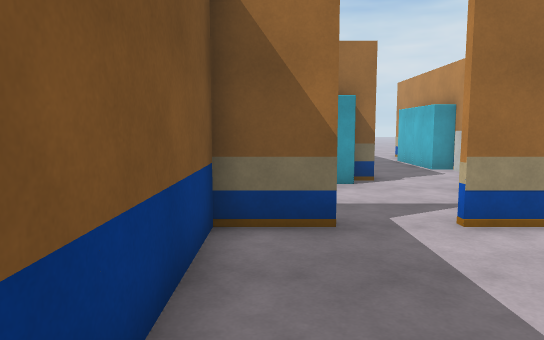
View 1 (above)

24 first-person views from a walk through a Unity game level. The camera is 1.5 m above the floor, tilts 6° down and sees 70° across. The floor is counted in squares, 1 m on a side. Each view is taken from the middle of a square. On the plan, view 1 faces up. The plan holds only what a view shows up to about 17 squares ahead; the rest is blank. The place goes on beyond the plan. The player character is not drawn. Some animated figures are left out. Door leaves are left out, so doorways stand open. Surface patterns are stand-ins for the level's own textures.

View 2
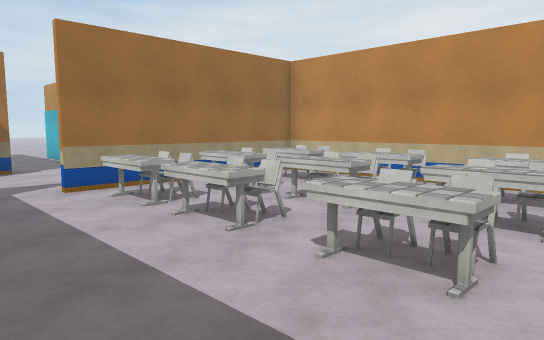

View 3
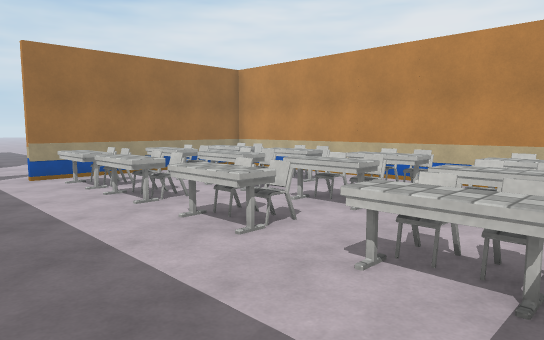

View 4
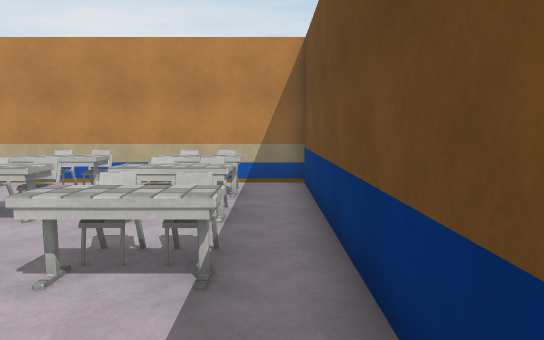

View 5
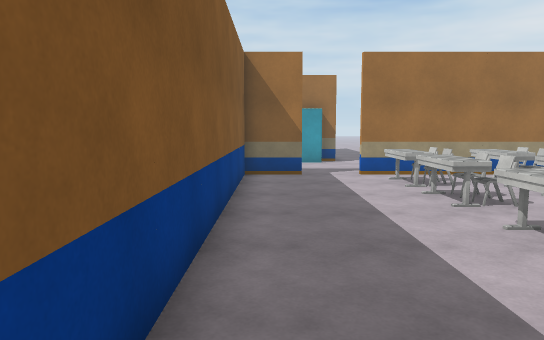

View 6
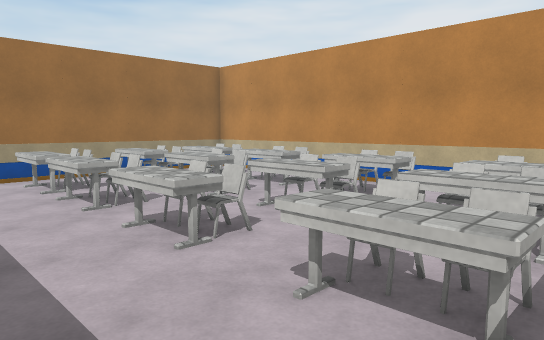

View 7
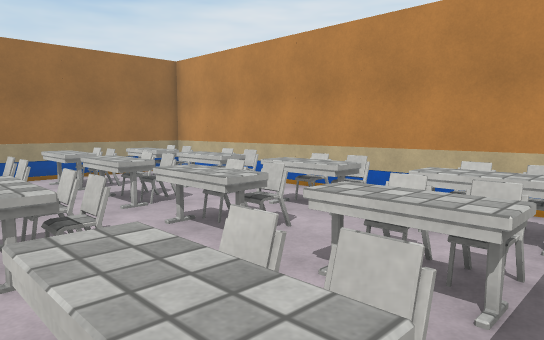

View 8
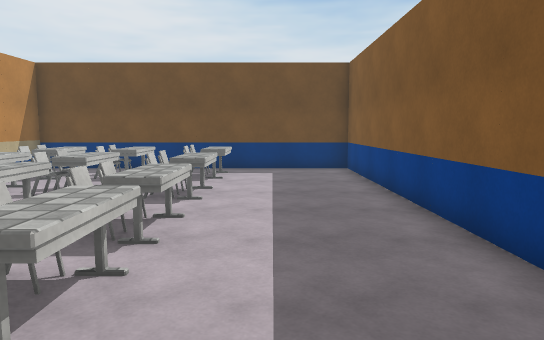

View 9
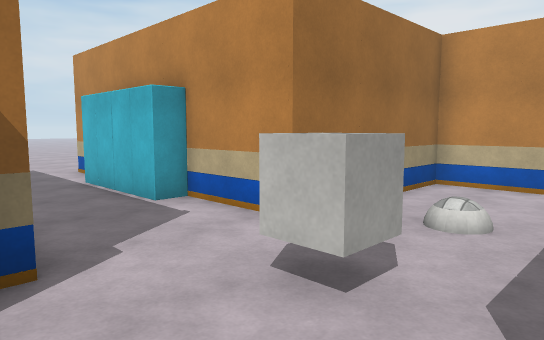

View 10
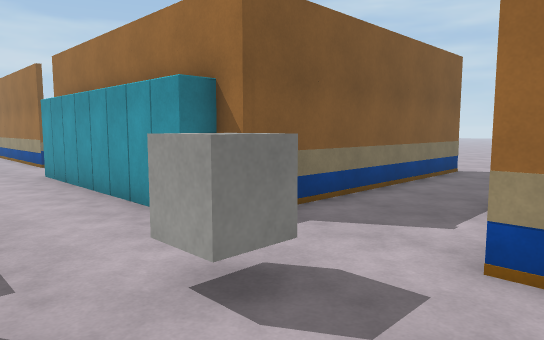

View 11
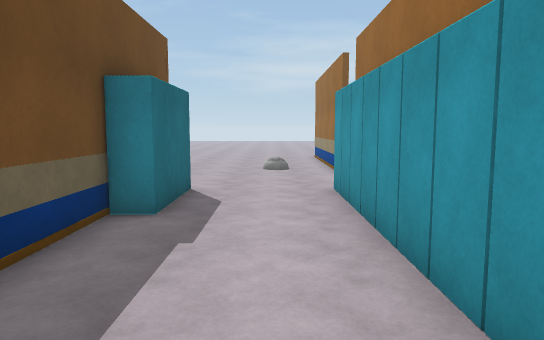

View 12
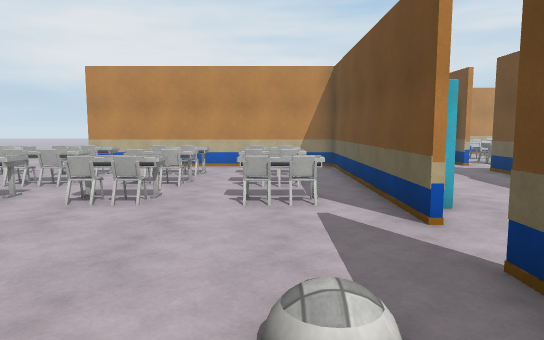

View 13
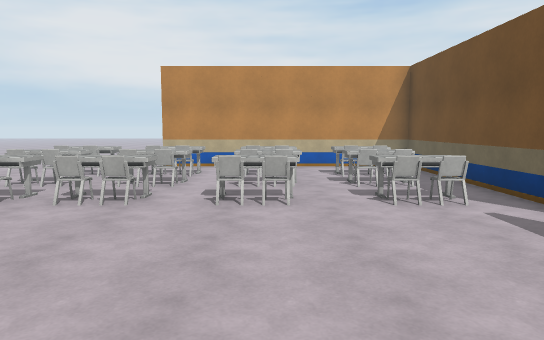

View 14
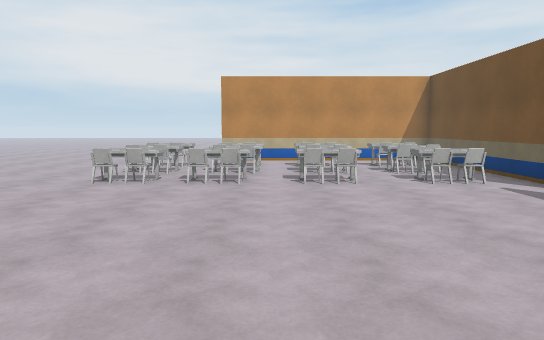

View 15
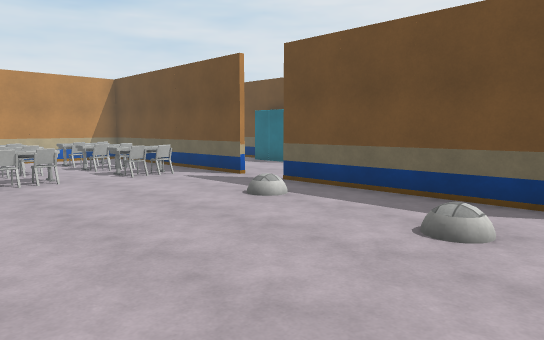

View 16
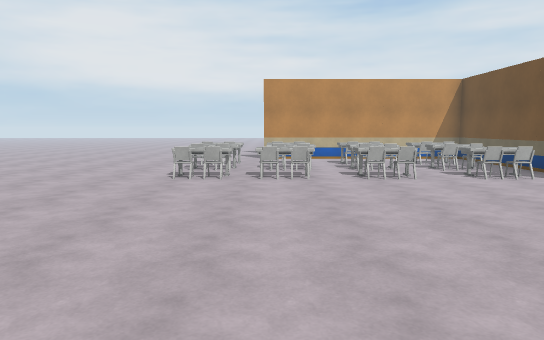

View 17
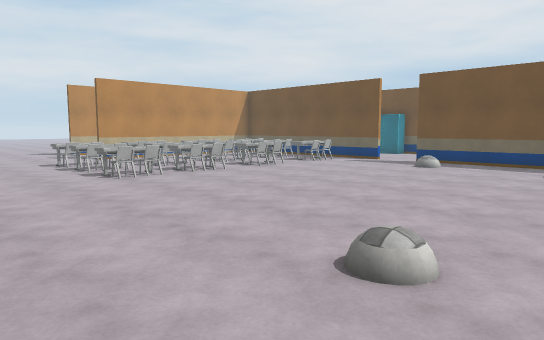

View 18
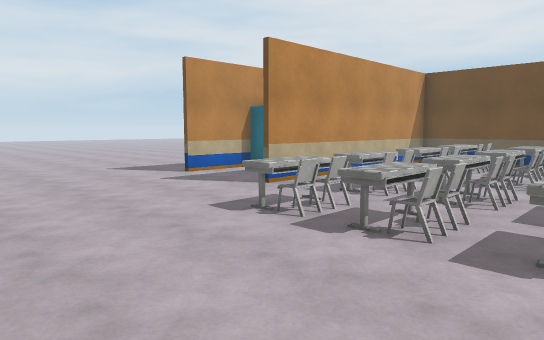

View 19
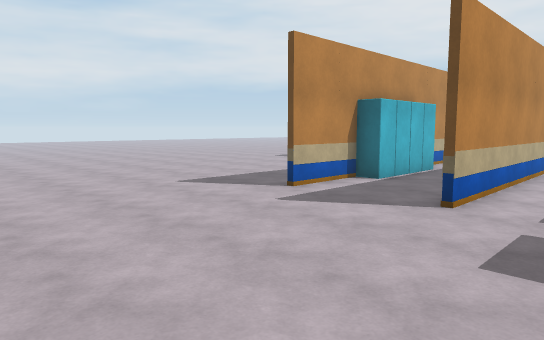

View 20
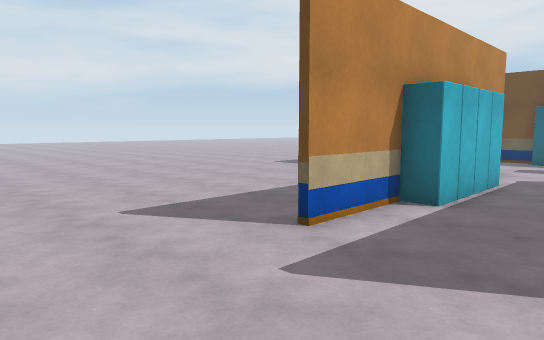

View 21
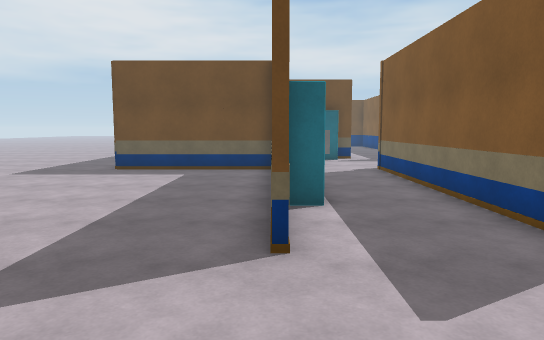

View 22
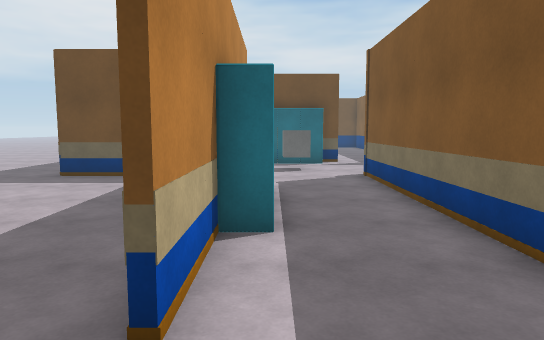

View 23
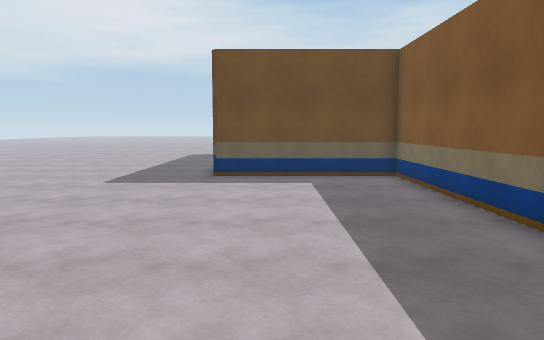

View 24
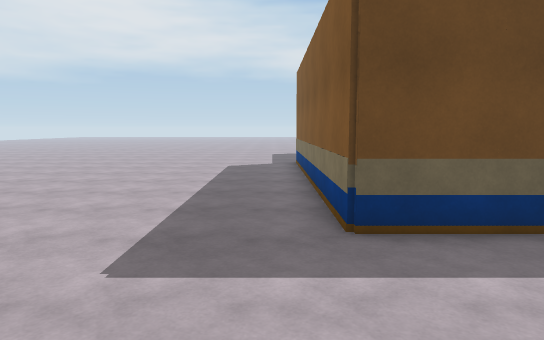

### Floor plan
Key: @ floor where view 1 was taken; # wall or solid block; . floor; D open door; = window, fence, low wall or low ledge; ^ raised ledge; O other object.
Columns run from 17 left of view 1 to 16 right of it. Each row starts with its distance up from view 1.
 29 .          ........
 28   ....... ................
 27  ...............................
 26  .................................
 25  .O...............................
 24  ...........O^O^O^................
 23  ...........O^O^O^^...............
 22  .............#^#.................
 21 ............O^O^O^..#...#.........
 20 . ..........O^O^O^^.#...#.........
 19  ...................#...#.........
 18  ...........O^O^O^..#..O#.........
 17  ...........O^O^O^^.#..O#.........
 16  ..............^.^..#..O#.........
 15  .............O^O^..#..O#.........
 14  .O.........O^O^O^^.#...#.........
 13  ...........O^O^.^..#...#.........
 12  .......DD..........#...#.........
 11   ######DDD#OOOOOOOO#...#######...
 10     ..................O.......#...
  9       O...............O..O....#...
  8     ........................  #...
  7     .......OOOO......OOOO.    #...
  6     .....   O O###DDDOOO##### #...
  5                 #.DDD^.^ .^.# #...
  4                 #....^O^O.O## #...
  3                 #....^O^O.^O# #...
  2                 #....^O^..^.# #...
  1                 #....^O^O.O## #...
  0                 #@.....^..^ # #...
 -1                 #....^O.....#
 -2                 #....^O^O.^O#
 -3                 #....=.^O.^O#
 -4                 #...........#
 -5                 #....^O^O.O##
 -6                 #....^O^O.^O#
 -7                 #...........#
 -8                 #############

Positions as (right, up) in squares from view 1, and headings:
1: (0, 0), facing up
2: (0, -4), facing up-right
3: (0, -7), facing up-right
4: (0, -7), facing right
5: (0, -7), facing up
6: (1, -7), facing up-right
7: (3, -7), facing up-right
8: (2, 7), facing down
9: (2, 7), facing up-right
10: (8, 7), facing up-left
11: (4, 9), facing left
12: (-13, 14), facing right
13: (-13, 17), facing right
14: (-16, 19), facing right
15: (-17, 20), facing down-right
16: (-17, 21), facing right
17: (-17, 29), facing down-right
18: (-5, 29), facing down-right
19: (0, 29), facing down-right
20: (3, 26), facing down-right
21: (7, 26), facing down
22: (6, 24), facing down
23: (11, 24), facing down
24: (14, 17), facing down
